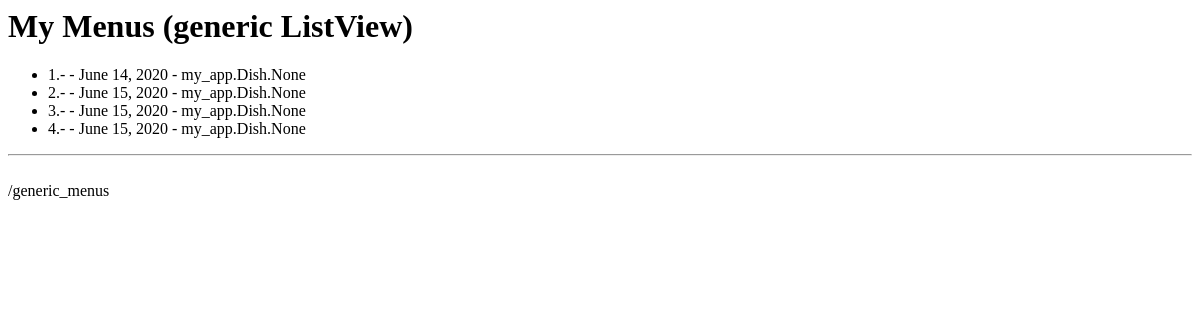
The app's page /generic_menus, older data.
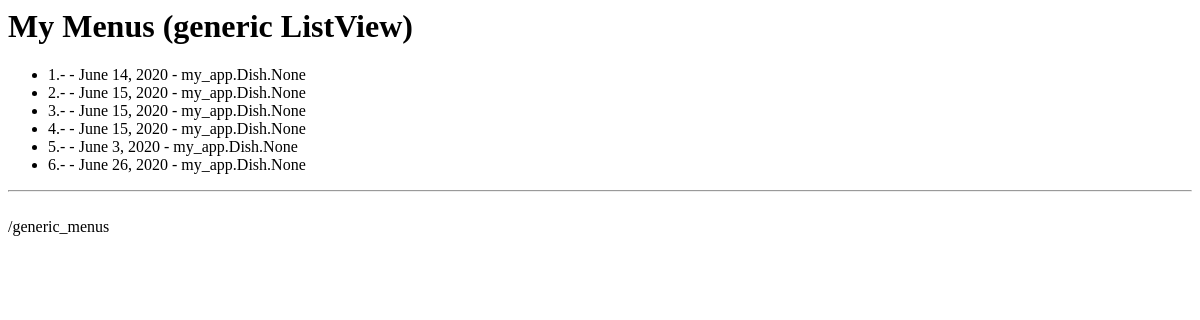
The same page, newer data.
### my_app/models.py (models this page shows, shortened)
class Menu(models.Model):
    schedule = models.DateField(blank=True)
    dishes = models.ManyToManyField(Dish, verbose_name="Menu Dishes")
    is_active = models.BooleanField(default=True)

### my_app/views.py (the view, shortened to what this page needs)
# urls.py: path('generic_menus', views.MenuListViewGeneric.as_view(), name="generic_menu_list_view"),
class MenuListViewGeneric(ListView):
    template_name = "Menu/Menu_list_generic.html"
    queryset = Menu.objects.all()

### my_app/templates/Menu/Menu_list_generic.html
<h1>My Menus (generic ListView)</h1>
<ul>
{% if object_list %}
{% for instance in object_list %}
    <li>{{instance.id}}.- {{instance.timestamp}} - {{instance.schedule}} - {{instance.dishes}}</li>
{% endfor %}
</ul><hr><br>
{% endif %}
 {% url 'gview:generic_menu_list_view' %}

Row changes from the older to the newer data that the page shows:
added Menu: id "5", schedule "June 3, 2020", dishes "my_app.Dish.None"
added Menu: id "6", schedule "June 26, 2020", dishes "my_app.Dish.None"
